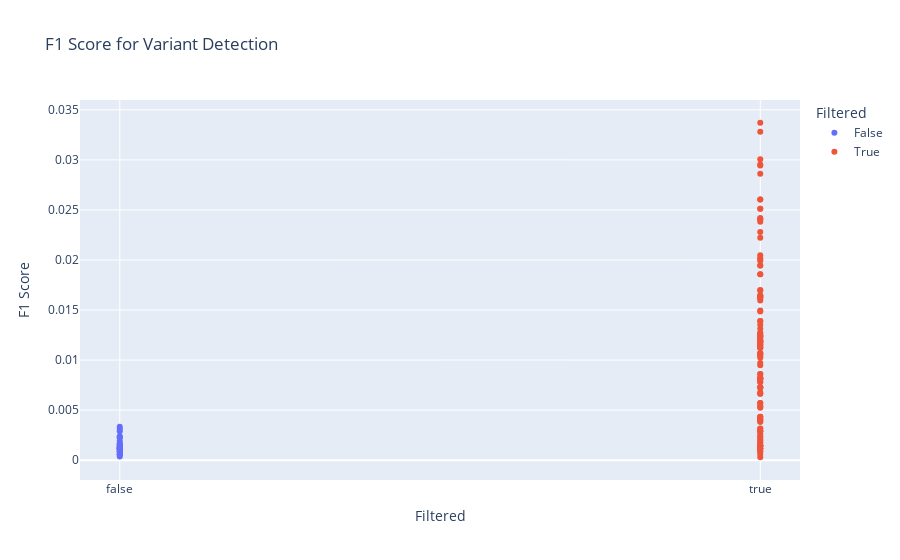

Here is the notebook cell this chart was saved with:
### Code cell
# Plotting F1 metrics
fig = px.scatter(df, x='Filtered', y='F1_Score', title='F1 Score for Variant Detection',
             labels={'F1_Score': 'F1 Score', 'Filtered': 'Filtered'},
             color='Filtered')

fig.show()

### Figure 1 — Plotly figure (JSON) as saved in the notebook; plotly's stock layout.template omitted (floating-point values rounded to 4 significant figures; data arrays with more than 128 entries replaced by an {"elided": "..."} marker saying what was removed)
{"data": [{"hovertemplate": "Filtered=%{x}<br>F1 Score=%{y}<extra></extra>", "legendgroup": "False", "marker": {"color": "#636efa", "symbol": "circle"}, "mode": "markers", "name": "False", "orientation": "v", "showlegend": true, "type": "scatter", "x": [false, false, false, false, false, false, false, false, false, false, false, false, false, false, false, false, false, false, false, false, false, false, false, false, false, false, false, false], "xaxis": "x", "y": [0.0003607, 0.001079, 0.001436, 0.001319, 0.0009511, 0.0008413, 0.001316, 0.0005984, 0.000601, 0.001198, 0.002261, 0.002272, 0.003341, 0.001199, 0.003112, 0.0008401, 0.001199, 0.0008409, 0.001196, 0.002881, 0.002376, 0.001556, 0.0006009, 0.00132, 0.001079, 0.00168, 0.001921, 0.00156], "yaxis": "y"}, {"hovertemplate": "Filtered=%{x}<br>F1 Score=%{y}<extra></extra>", "legendgroup": "True", "marker": {"color": "#EF553B", "symbol": "circle"}, "mode": "markers", "name": "True", "orientation": "v", "showlegend": true, "type": "scatter", "x": {"elided": "168 bool values"}, "xaxis": "x", "y": {"elided": "168 float values"}, "yaxis": "y"}], "layout": {"legend": {"title": {"text": "Filtered"}, "tracegroupgap": 0}, "title": {"text": "F1 Score for Variant Detection"}, "xaxis": {"anchor": "y", "categoryarray": [false, true], "categoryorder": "array", "domain": [0, 1], "title": {"text": "Filtered"}}, "yaxis": {"anchor": "x", "domain": [0, 1], "title": {"text": "F1 Score"}}}}
